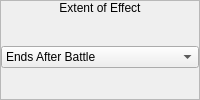
        <widget class="QFrame" name="frame_2">
         <property name="sizePolicy">
          <sizepolicy hsizetype="Fixed" vsizetype="Preferred">
           <horstretch>0</horstretch>
           <verstretch>0</verstretch>
          </sizepolicy>
         </property>
         <property name="frameShape">
          <enum>QFrame::StyledPanel</enum>
         </property>
         <property name="frameShadow">
          <enum>QFrame::Raised</enum>
         </property>
         <layout class="QVBoxLayout" name="verticalLayout_4">
          <property name="spacing">
           <number>0</number>
          </property>
          <property name="margin">
           <number>0</number>
          </property>
          <item>
           <widget class="QLabel" name="label_2">
            <property name="sizePolicy">
             <sizepolicy hsizetype="Preferred" vsizetype="Fixed">
              <horstretch>0</horstretch>
              <verstretch>0</verstretch>
             </sizepolicy>
            </property>
            <property name="text">
             <string>Extent of Effect</string>
            </property>
            <property name="alignment">
             <set>Qt::AlignCenter</set>
            </property>
           </widget>
          </item>
          <item>
           <widget class="QWidget" name="widget_2" native="true">
            <layout class="QVBoxLayout" name="verticalLayout_3">
             <property name="spacing">
              <number>0</number>
             </property>
             <property name="margin">
              <number>0</number>
             </property>
             <item>
              <widget class="QComboBox" name="cboxExtent">
               <item>
                <property name="text">
                 <string>Ends After Battle</string>
                </property>
               </item>
               <item>
                <property name="text">
                 <string>Persists After Battle</string>
                </property>
               </item>
              </widget>
             </item>
            </layout>
           </widget>
          </item>
         </layout>
        </widget>
